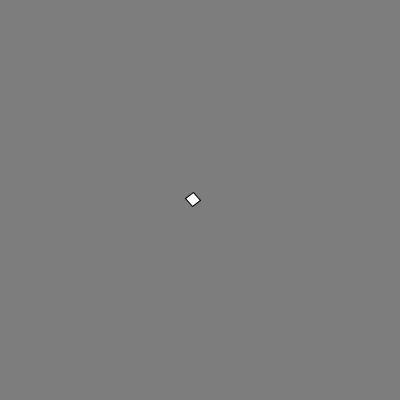
Frame 1 (no input)
Frame 60 (the mouse pressed at the canvas centre just before this capture): identical to frame 1, image omitted
Frame 120 (the mouse held since frame 60 and released just before this capture): identical to frame 1, image omitted

The Processing sketch that drew this single still picture (run headless with seeded random() and noise(); from frame 60 on, the mouse is pressed at the canvas centre):

// Processing sketch: sketch_171012a
// ── sketch_171012a.pde
void setup () {
  size(400,400);
}
void draw () {
  background(125);
  pushMatrix();
    translate(200,200);
    rotate(15);
    rect(0,0,10,10);
  popMatrix();
}
